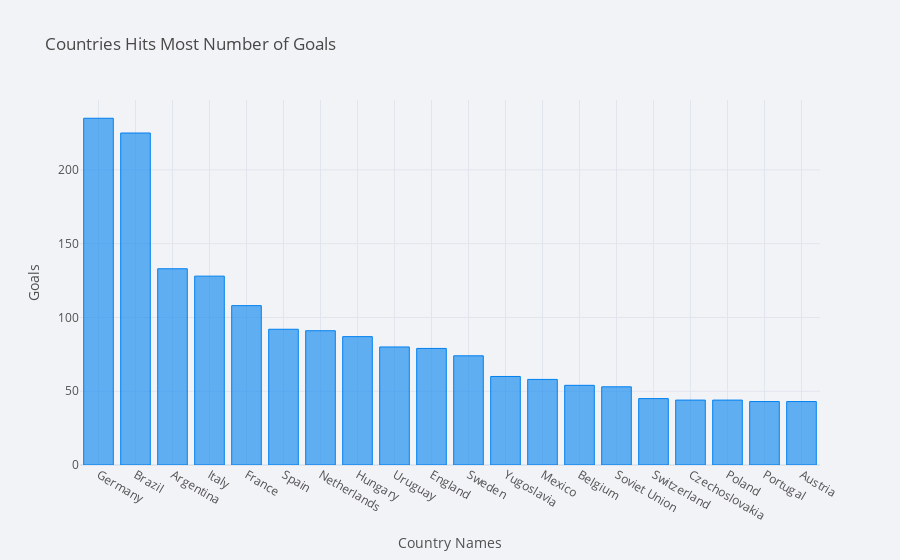

Write notebook code for a chart like this one.
### Code cell
goals[:20].iplot(kind = 'bar', xTitle = 'Country Names', yTitle = 'Goals', title = 'Countries Hits Most Number of Goals')

### Figure 1 — Plotly figure (JSON) as saved in the notebook; plotly's stock layout.template omitted (floating-point values rounded to 4 significant figures)
{"data": [{"marker": {"color": "rgba(0, 128, 240, 0.6)", "line": {"color": "rgba(0, 128, 240, 1.0)", "width": 1}}, "name": "Goals", "orientation": "v", "text": "", "type": "bar", "x": ["Germany", "Brazil", "Argentina", "Italy", "France", "Spain", "Netherlands", "Hungary", "Uruguay", "England", "Sweden", "Yugoslavia", "Mexico", "Belgium", "Soviet Union", "Switzerland", "Czechoslovakia", "Poland", "Portugal", "Austria"], "y": [235, 225, 133, 128, 108, 92, 91, 87, 80, 79, 74, 60, 58, 54, 53, 45, 44, 44, 43, 43]}], "layout": {"legend": {"bgcolor": "#F2F3F7", "font": {"color": "#505050"}}, "paper_bgcolor": "#F2F3F7", "plot_bgcolor": "#F2F3F7", "title": {"font": {"color": "#484848"}, "text": "Countries Hits Most Number of Goals"}, "xaxis": {"gridcolor": "#E1E5ED", "showgrid": true, "tickfont": {"color": "#505050"}, "title": {"font": {"color": "#505050"}, "text": "Country Names"}, "zerolinecolor": "#E1E5ED"}, "yaxis": {"gridcolor": "#E1E5ED", "showgrid": true, "tickfont": {"color": "#505050"}, "title": {"font": {"color": "#505050"}, "text": "Goals"}, "zerolinecolor": "#E1E5ED"}}}
